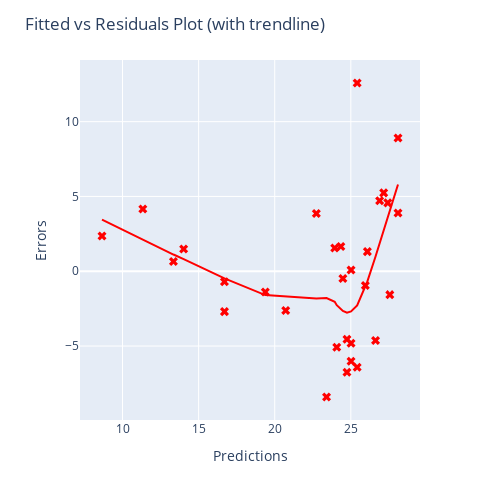

The notebook cell saved with this chart:
### Markdown cell above
Let's make the trend in the fitted vs residuals plot a bit easier to see.
We can do this using the `trendline='lowess'` argument in the `px.scatter()` function.

This adds a trendline via flexible, nonparametric method, and can be very useful for quickly inspecting relationships:

### Code cell
# add a trendline to show the need for a nonlinear term in the model
fig = px.scatter(x=predictions_lin_reg_1, y=errors, trendline='lowess')
fig.update_layout(width=500, height=500, xaxis_title='Predictions',
    yaxis_title='Errors', title="Fitted vs Residuals Plot (with trendline)")
fig.update_traces(marker=dict(symbol='x', size=8, color='red'))
fig.show()

### Figure 1 — Plotly figure (JSON) as saved in the notebook; plotly's stock layout.template omitted (floating-point values rounded to 4 significant figures)
{"data": [{"hovertemplate": "x=%{x}<br>y=%{y}<extra></extra>", "legendgroup": "", "marker": {"color": "red", "size": 8, "symbol": "x"}, "mode": "markers", "name": "", "orientation": "v", "showlegend": false, "type": "scatter", "x": [22.73, 24.48, 23.4, 24.08, 23.94, 20.72, 14.02, 28.1, 13.34, 26.09, 19.38, 25.01, 25.01, 25.95, 11.33, 16.7, 27.56, 24.75, 25.42, 27.43, 24.75, 25.01, 26.89, 27.16, 8.65, 24.34, 25.42, 16.7, 28.1, 26.62], "xaxis": "x", "y": [3.866, -0.478, -8.405, -5.076, 1.559, -2.622, 1.485, 3.9, 0.6552, 1.312, -1.381, -4.815, -6.015, -0.9535, 4.167, -0.6982, -1.563, -4.546, 12.58, 4.571, -6.746, 0.08548, 4.708, 5.239, 2.35, 1.656, -6.417, -2.698, 8.9, -4.624], "yaxis": "y"}, {"hovertemplate": "<b>LOWESS trendline</b><br><br>x=%{x}<br>y=%{y} <b>(trend)</b><extra></extra>", "legendgroup": "", "marker": {"color": "red", "size": 8, "symbol": "x"}, "mode": "lines", "name": "", "showlegend": false, "type": "scatter", "x": [8.65, 11.33, 13.34, 14.02, 16.7, 16.7, 19.38, 20.72, 22.73, 23.4, 23.94, 24.08, 24.34, 24.48, 24.75, 24.75, 25.01, 25.01, 25.01, 25.42, 25.42, 25.95, 26.09, 26.62, 26.89, 27.16, 27.43, 27.56, 28.1, 28.1], "xaxis": "x", "y": [3.453, 2.09, 1.118, 0.8076, -0.4801, -0.4801, -1.591, -1.679, -1.828, -1.796, -2.038, -2.272, -2.544, -2.653, -2.772, -2.772, -2.688, -2.688, -2.688, -2.278, -2.278, -0.9757, -0.6765, 0.9872, 1.853, 2.729, 3.611, 4.051, 5.801, 5.801], "yaxis": "y"}], "layout": {"height": 500, "legend": {"tracegroupgap": 0}, "margin": {"t": 60}, "title": {"text": "Fitted vs Residuals Plot (with trendline)"}, "width": 500, "xaxis": {"anchor": "y", "domain": [0, 1], "title": {"text": "Predictions"}}, "yaxis": {"anchor": "x", "domain": [0, 1], "title": {"text": "Errors"}}}}
